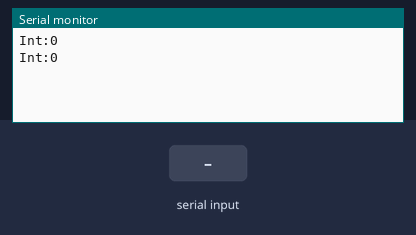
The sketch below on a simulated Arduino Uno, built with avr-gcc and run on an emulated ATmega328P. On the bench: the last lines printed to the serial monitor. The inputs (shaded band) are chosen by the test bench.

Above: at 1.2 s.
1.3 s: "90,45\n" received over Serial
At 2.6 s:
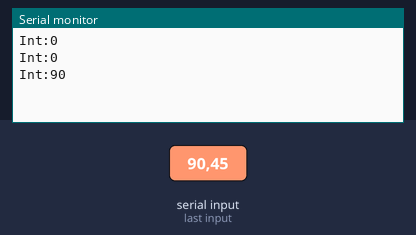
2.8 s: "30,150\n" received over Serial
At 6.3 s:
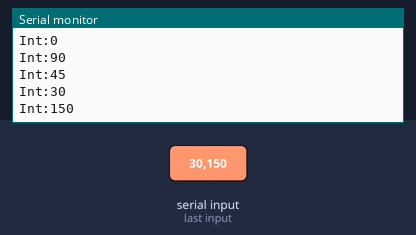
Timing chart, 0 to 7.8 s (numbered marks = the images above; inputs shaded):
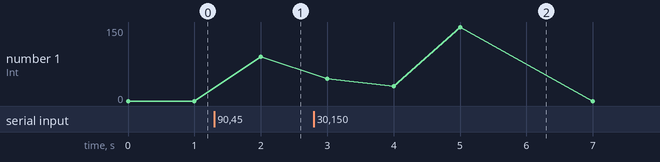

The sketch:

Serial-read-inttest.ino
```cpp
int readByte = 0;

void setup() {

Serial.begin(9600);
}

void loop() {
  if(Serial.available() > 0)
  {
    readByte = Serial.parseInt();
  }

Serial.print("Int:");
    Serial.println(readByte);

    delay(1000);

}
```

Measured:
- after the input at 1.3 s, the serial monitor: prints a new line after 0.70 s (image 1)
- after the input at 2.8 s, the serial monitor: prints a new line after 1.2 s (image 2)
- plotted number 1: 0 → 90 after the input at 1.3 s
